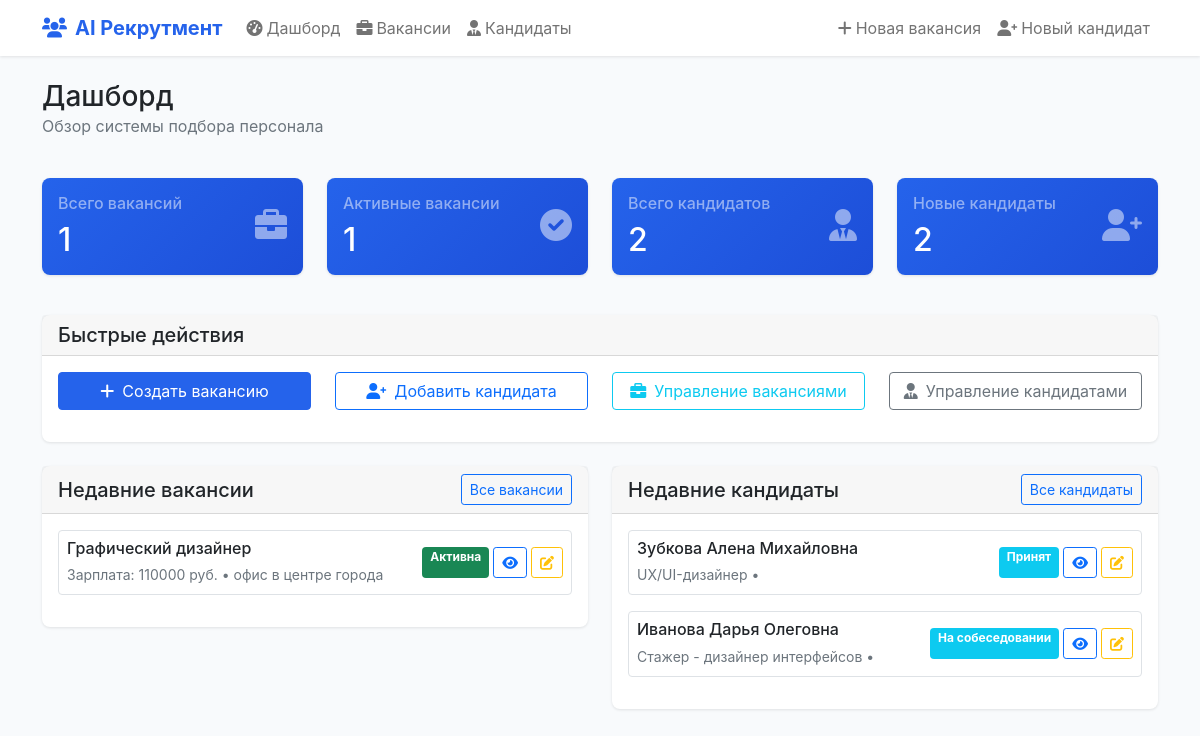
The page / on the database its author committed.
### tables this page shows
CREATE TABLE jobs
(
    id                  integer PRIMARY KEY autoincrement,
    fk_jpi_id           integer,
    fk_p_id             integer,
    fk_jwe_id           integer,
    fk_je_id            integer,
    skills              text,
    skills_technologies text,
    FOREIGN KEY (fk_jpi_id) REFERENCES job_personal_info (id),
    FOREIGN KEY (fk_p_id) REFERENCES preferences (id),
    FOREIGN KEY (fk_jwe_id) REFERENCES job_work_experience (id),
    FOREIGN KEY (fk_je_id) REFERENCES job_education (id)
);

CREATE TABLE preferences
(
    id               integer PRIMARY KEY autoincrement,
    desired_position text,
    employment_type  text,
    desired_salary   integer
);

CREATE TABLE job_personal_info
(
    id         integer PRIMARY KEY autoincrement,
    age        text,
    location   text,
    relocation text
);

CREATE TABLE cvs
(
    id                  integer PRIMARY KEY autoincrement,
    fk_cpi_id           integer,
    fk_p_id             integer,
    fk_cc_id            integer,
    skills              text,
    skills_technologies text,
    FOREIGN KEY (fk_cpi_id) REFERENCES cv_personal_info (id),
    FOREIGN KEY (fk_p_id) REFERENCES preferences (id),
    FOREIGN KEY (fk_cc_id) REFERENCES cv_contacts (id)
);

CREATE TABLE cv_personal_info
(
    id         integer PRIMARY KEY autoincrement,
    name       text,
    age        integer,
    location   text,
    relocation text
);

CREATE TABLE cv_files (cv_id INTEGER, file_path TEXT, status TEXT, interview_datetime TEXT, PRIMARY KEY(cv_id));

### app.py (the view)
@app.route('/')
def index():
    init_missing_records()  # Инициализируем недостающие записи
    stats = get_stats()
    conn = get_db_connection()
    cur = conn.cursor()
    cur.execute('''SELECT jobs.id, preferences.desired_position, preferences.desired_salary, job_personal_info.location, COALESCE(job_files.status, 'active') as status
                   FROM jobs
                   LEFT JOIN preferences ON jobs.fk_p_id = preferences.id
                   LEFT JOIN job_personal_info ON jobs.fk_jpi_id = job_personal_info.id
                   LEFT JOIN job_files ON job_files.job_id = jobs.id
                   ORDER BY jobs.id DESC LIMIT 5''')
    recent_vacancies = cur.fetchall()
    cur.execute('''SELECT cvs.id, cv_personal_info.name, preferences.desired_position, cv_files.status
                   FROM cvs
                   LEFT JOIN cv_personal_info ON cvs.fk_cpi_id = cv_personal_info.id
                   LEFT JOIN preferences ON cvs.fk_p_id = preferences.id
                   LEFT JOIN cv_files ON cv_files.cv_id = cvs.id
                   ORDER BY cvs.id DESC LIMIT 5''')
    recent_candidates = cur.fetchall()
    conn.close()
    return render_template('index.html', stats=stats, recent_vacancies=recent_vacancies, recent_candidates=recent_candidates)

### app.py (called while the page is built)
def get_db_connection():
    conn = sqlite3.connect(DB_PATH)
    conn.row_factory = sqlite3.Row
    return conn

def get_stats():
    conn = get_db_connection()
    cur = conn.cursor()
    cur.execute('SELECT COUNT(*) FROM jobs')
    total_vacancies = cur.fetchone()[0]
    cur.execute("SELECT COUNT(*) FROM jobs LEFT JOIN job_files ON jobs.id = job_files.job_id WHERE COALESCE(job_files.status, 'active') = 'active'")
    active_vacancies = cur.fetchone()[0]
    cur.execute('SELECT COUNT(*) FROM cvs')
    total_candidates = cur.fetchone()[0]
    cur.execute('SELECT COUNT(*) FROM cvs')
    recent_candidates = cur.fetchone()[0]  # Можно заменить на более сложную логику, если появится поле created_at
    conn.close()
    return {
        'total_vacancies': total_vacancies,
        'active_vacancies': active_vacancies,
        'total_candidates': total_candidates,
        'recent_candidates': recent_candidates
    }

def init_missing_records():
    conn = get_db_connection()
    cur = conn.cursor()
    cur.execute('''
        INSERT OR IGNORE INTO job_files (job_id, file_path, status)
        SELECT jobs.id, NULL, 'active'
        FROM jobs
        LEFT JOIN job_files ON jobs.id = job_files.job_id
        WHERE job_files.job_id IS NULL
    ''')
    cur.execute('''
        INSERT OR IGNORE INTO cv_files (cv_id, file_path, status)
        SELECT cvs.id, NULL, 'new'
        FROM cvs
        LEFT JOIN cv_files ON cvs.id = cv_files.cv_id
        WHERE cv_files.cv_id IS NULL
    ''')
    conn.commit()
    conn.close()

### templates/index.html (shortened to what this page needs)
{% extends "base.html" %}
{% block content %}
<div class="row mb-4">
    <div class="col-12">
        <h1 class="h3 mb-0">Дашборд</h1>
        <p class="text-muted">Обзор системы подбора персонала</p>
    </div>
</div>
<div class="row mb-4">
    <div class="col-md-3 mb-3">
        <div class="card stats-card">
            <div class="card-body">
                <div class="d-flex justify-content-between">
                    <div>
                        <h6 class="card-title text-white-50">Всего вакансий</h6>
                        <h2 class="mb-0">{{ stats.total_vacancies }}</h2>
                    </div>
                    <div class="align-self-center">
                        <i class="fas fa-briefcase fa-2x text-white-50"></i>
                    </div>
                </div>
            </div>
        </div>
    </div>
    <div class="col-md-3 mb-3">
        <div class="card stats-card">
            <div class="card-body">
                <div class="d-flex justify-content-between">
                    <div>
                        <h6 class="card-title text-white-50">Активные вакансии</h6>
                        <h2 class="mb-0">{{ stats.active_vacancies }}</h2>
                    </div>
                    <div class="align-self-center">
                        <i class="fas fa-check-circle fa-2x text-white-50"></i>
                    </div>
                </div>
            </div>
        </div>
    </div>
    <div class="col-md-3 mb-3">
        <div class="card stats-card">
            <div class="card-body">
                <div class="d-flex justify-content-between">
                    <div>
                        <h6 class="card-title text-white-50">Всего кандидатов</h6>
                        <h2 class="mb-0">{{ stats.total_candidates }}</h2>
                    </div>
                    <div class="align-self-center">
                        <i class="fas fa-user-tie fa-2x text-white-50"></i>
                    </div>
                </div>
            </div>
        </div>
    </div>
    <div class="col-md-3 mb-3">
        <div class="card stats-card">
            <div class="card-body">
                <div class="d-flex justify-content-between">
                    <div>
                        <h6 class="card-title text-white-50">Новые кандидаты</h6>
                        <h2 class="mb-0">{{ stats.recent_candidates }}</h2>
                    </div>
                    <div class="align-self-center">
                        <i class="fas fa-user-plus fa-2x text-white-50"></i>
                    </div>
                </div>
            </div>
        </div>
    </div>
</div>
<div class="row mb-4">
    <div class="col-12">
        <div class="card">
            <div class="card-header">
                <h5 class="card-title mb-0">Быстрые действия</h5>
            </div>
            <div class="card-body">
                <div class="row">
                    <div class="col-md-3 mb-3">
                        <a href="{{ url_for('new_vacancy') }}" class="btn btn-primary w-100">
                            <i class="fas fa-plus me-2"></i>Создать вакансию
                        </a>
                    </div>
                    <div class="col-md-3 mb-3">
                        <a href="{{ url_for('new_candidate') }}" class="btn btn-outline-primary w-100">
                            <i class="fas fa-user-plus me-2"></i>Добавить кандидата
                        </a>
                    </div>
                    <div class="col-md-3 mb-3">
                        <a href="{{ url_for('vacancies') }}" class="btn btn-outline-info w-100">
                            <i class="fas fa-briefcase me-2"></i>Управление вакансиями
                        </a>
                    </div>
                    <div class="col-md-3 mb-3">
                        <a href="{{ url_for('candidates') }}" class="btn btn-outline-secondary w-100">
                            <i class="fas fa-user-tie me-2"></i>Управление кандидатами
                        </a>
                    </div>
                </div>
            </div>
        </div>
    </div>
</div>
<div class="row">
    <div class="col-md-6 mb-4">
        <div class="card">
            <div class="card-header d-flex justify-content-between align-items-center">
                <h5 class="card-title mb-0">Недавние вакансии</h5>
                <a href="{{ url_for('vacancies') }}" class="btn btn-sm btn-outline-primary">Все вакансии</a>
            </div>
            <div class="card-body">
                {% if recent_vacancies %}
                    {% for vacancy in recent_vacancies %}
                    <div class="d-flex justify-content-between align-items-center mb-3 p-2 border rounded">
                        <div class="flex-grow-1">
                            <h6 class="mb-1">{{ vacancy.desired_position|capitalize }}</h6>
                            <small class="text-muted">
                                {% if vacancy.desired_salary %}Зарплата: {{ vacancy.desired_salary }} руб. • {% endif %}
                                {{ vacancy.location }}
                            </small>
                        </div>
                        <div class="d-flex gap-1">
                            <span class="badge bg-success status-badge">
                                {% if vacancy.status == 'active' %}Активна{% else %}Закрыта{% endif %}
                            </span>
                            <a href="{{ url_for('vacancy_detail', vacancy_id=vacancy.id) }}"
                               class="btn btn-sm btn-outline-primary" title="Просмотр">
                                <i class="fas fa-eye"></i>
                            </a>
                            <a href="{{ url_for('edit_vacancy', vacancy_id=vacancy.id) }}"
                               class="btn btn-sm btn-outline-warning" title="Редактировать">
                                <i class="fas fa-edit"></i>
                            </a>
                        </div>
                    </div>
                    {% endfor %}
                {% else %}
                    <p class="text-muted mb-0">Нет вакансий</p>
                {% endif %}
            </div>
        </div>
    </div>
    <div class="col-md-6 mb-4">
        <div class="card">
            <div class="card-header d-flex justify-content-between align-items-center">
                <h5 class="card-title mb-0">Недавние кандидаты</h5>
                <a href="{{ url_for('candidates') }}" class="btn btn-sm btn-outline-primary">Все кандидаты</a>
            </div>
            <div class="card-body">
                {% if recent_candidates %}
                    {% for candidate in recent_candidates %}
                    <div class="d-flex justify-content-between align-items-center mb-3 p-2 border rounded">
                        <div class="flex-grow-1">
                            <h6 class="mb-1">{{ candidate.name }}</h6>
                            <small class="text-muted">{{ candidate.desired_position or candidate.position }} • {{ candidate.email }}</small>
                        </div>
                        <div class="d-flex gap-1">
                            <span class="badge bg-info status-badge">
                                {% if candidate.status == 'new' %}Новый{% else %}{{ candidate.status }}{% endif %}
                            </span>
                            <a href="{{ url_for('candidate_detail', candidate_id=candidate.id) }}"
                               class="btn btn-sm btn-outline-primary" title="Просмотр">
                                <i class="fas fa-eye"></i>
                            </a>
                            <a href="{{ url_for('edit_candidate', candidate_id=candidate.id) }}"
                               class="btn btn-sm btn-outline-warning" title="Редактировать">
                                <i class="fas fa-edit"></i>
                            </a>
                        </div>
                    </div>
                    {% endfor %}
                {% else %}
                    <p class="text-muted mb-0">Нет кандидатов</p>
                {% endif %}
            </div>
        </div>
    </div>
</div>
{% endblock %}

### templates/base.html (style rules this page uses)
:root { --primary-color: #2563eb; --secondary-color: #64748b; --success-color: #10b981; --warning-color: #f59e0b; --danger-color: #ef4444; --light-bg: #f8fafc; --border-color: #e2e8f0; }
body { background-color: var(--light-bg); font-family: 'Inter', -apple-system, BlinkMacSystemFont, sans-serif; }
.card { border: none; box-shadow: 0 1px 3px rgba(0,0,0,0.1); border-radius: 8px; }
.btn-primary { background-color: var(--primary-color); border-color: var(--primary-color); }
.stats-card { background: linear-gradient(135deg, var(--primary-color), #1d4ed8); color: white; }
.status-badge { font-size: 0.75rem; padding: 0.25rem 0.5rem; }

### rows shown on the page
jobs: desired_position "Графический дизайнер", desired_salary "110000", location "офис в центре города"
cvs: name "Зубкова Алена Михайловна", desired_position "UX/UI-дизайнер", status "Принят"
cvs: name "Иванова Дарья Олеговна", desired_position "Стажер - дизайнер интерфейсов", status "На собеседовании"

### other values the page prints
{{ stats.total_vacancies }} "1"
{{ stats.active_vacancies }} "1"
{{ stats.total_candidates }} "2"
{{ stats.recent_candidates }} "2"
